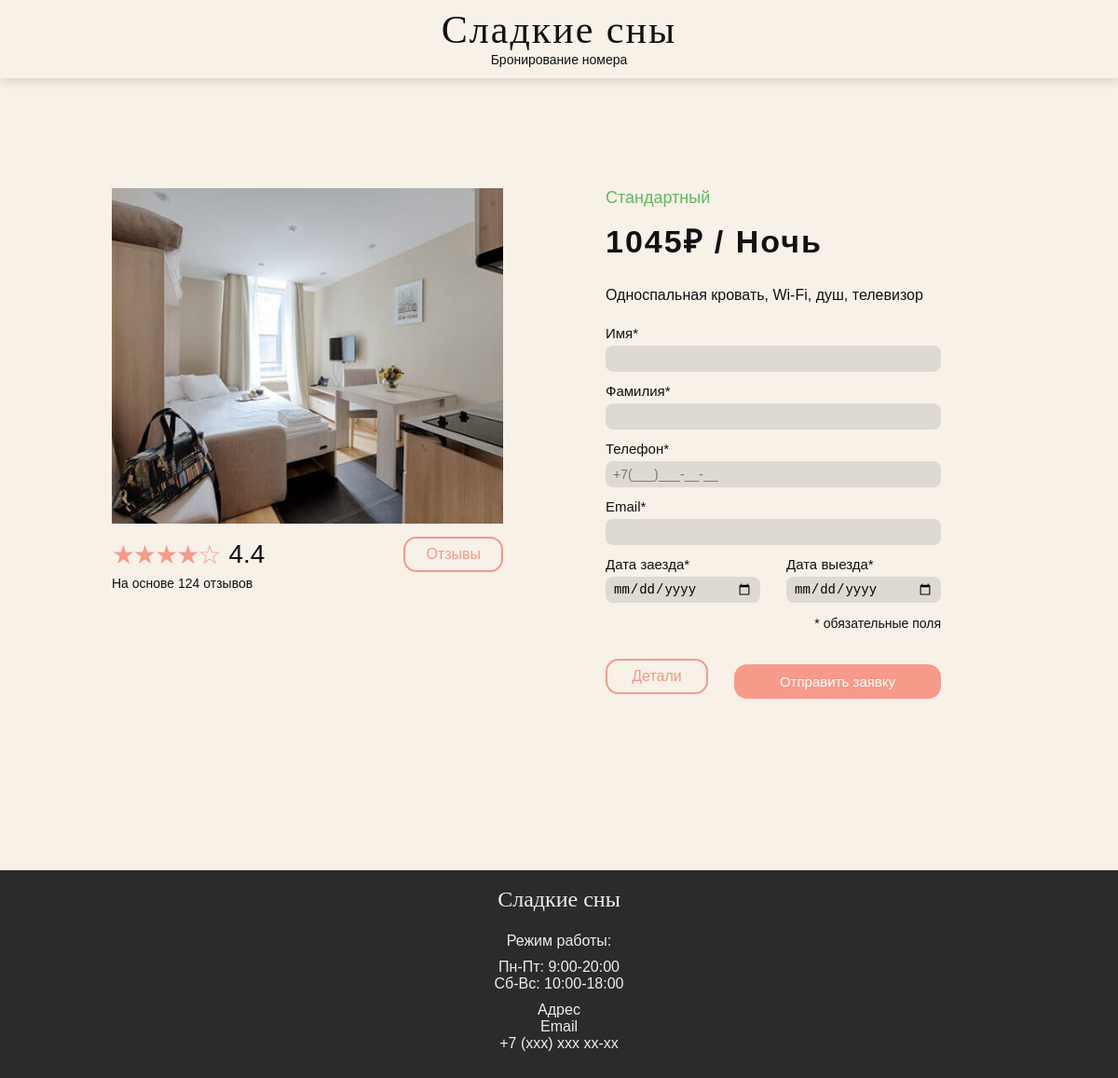
The app's page /booking.php?room_id=6 with its own data.
### tables this page shows
CREATE TABLE rooms (
    room_id INT AUTO_INCREMENT PRIMARY KEY,
    category_id INT NOT NULL,
    title VARCHAR(150) NOT NULL,
    price DECIMAL(10, 2) NOT NULL,
    image VARCHAR(255) NOT NULL,
    description TEXT NOT NULL,
    characteristics TEXT NOT NULL,

    FOREIGN KEY (category_id) REFERENCES categories(category_id)
        ON DELETE RESTRICT
        ON UPDATE CASCADE
);

CREATE TABLE categories (
    category_id INT AUTO_INCREMENT PRIMARY KEY,
    name VARCHAR(100) NOT NULL,
    color VARCHAR(30) NOT NULL
);

### booking.php (the view, shortened to what this page needs)
<?php
require_once 'config.php';
$roomId = $_GET['room_id'] ?? $_POST['room_id'] ?? null;
try {
    $stmt = $pdo->prepare("
        SELECT
            rooms.*,
            categories.name AS category_name,
            categories.color AS category_color
        FROM rooms
        INNER JOIN categories ON rooms.category_id = categories.category_id
        WHERE rooms.room_id = ?
    ");
    $stmt->execute([$roomId]);
    $room = $stmt->fetch(PDO::FETCH_ASSOC);
} catch (PDOException $e) {
    die('Ошибка получения номера: ' . $e->getMessage());
}
$name = '';
$surname = '';
$phone = '';
$email = '';
$checkIn = '';
$checkOut = '';
function getCategoryTextClass($color)
{
    switch ($color) {
        case 'green':
            return 'category-text-green';
    }
}
$categoryTextClass = getCategoryTextClass($room['category_color']);
?>
<!DOCTYPE html>
<html lang="ru">
<head>
    <link rel="stylesheet" href="css/style.css">
</head>
<body>
<header class="header">
    <h1>Сладкие сны</h1>
    <p>Бронирование номера</p>
</header>
<main class="main">
    <section class="booking-page">
        <div class="booking-left">
            <div class="booking-image">
                <img
                    src="images/<?= htmlspecialchars($room['image']) ?>"
                    alt="<?= htmlspecialchars($room['title']) ?>"
                >
            </div>
            <div class="rating-row">
                <div class="stars">★★★★☆</div>
                <div class="rating-value">4.4</div>
                <a href="#" class="btn btn-reviews">Отзывы</a>
            </div>
            <p class="reviews-count">На основе 124 отзывов</p>
        </div>
        <div class="booking-right">
            <p class="booking-category <?= htmlspecialchars($categoryTextClass) ?>">
                <?= htmlspecialchars($room['category_name']) ?>
            </p>
            <p class="booking-price">
                <?= number_format($room['price'], 0, '', '') ?>₽ / Ночь
            </p>
            <p class="booking-characteristics">
                <?= htmlspecialchars($room['characteristics']) ?>
            </p>
            <form method="POST" action="booking.php" class="booking-form">
                <label>
                    Имя*
                    <input
                        type="text"
                        name="guest_name"
                        value="<?= htmlspecialchars($name) ?>"
                    >
                </label>
                <label>
                    Фамилия*
                    <input
                        type="text"
                        name="guest_surname"
                        value="<?= htmlspecialchars($surname) ?>"
                    >
                </label>
                <label>
    Телефон*
    <input
        type="tel"
        name="phone"
        id="phoneInput"
        placeholder="+7(___)___-__-__"
        maxlength="16"
        value="<?= htmlspecialchars($phone) ?>"
    >
</label>
                <label>
                    Email*
                    <input
                        type="text"
                        name="email"
                        value="<?= htmlspecialchars($email) ?>"
                    >
                </label>
                <div class="date-row">
                    <label>
                        Дата заезда*
                        <input
                            type="date"
                            name="check_in"
                            value="<?= htmlspecialchars($checkIn) ?>"
                        >
                    </label>
                    <label>
                        Дата выезда*
                        <input
                            type="date"
                            name="check_out"
                            value="<?= htmlspecialchars($checkOut) ?>"
                        >
                    </label>
                </div>
                <p class="required-note">* обязательные поля</p>
                <div class="booking-actions">
                    <a href="index.php" class="btn btn-details">Детали</a>
                    <button type="submit" class="btn btn-booking-submit">
                        Отправить заявку
                    </button>
                </div>
            </form>
        </div>
    </section>
</main>
<footer class="footer">
    <h2>Сладкие сны</h2>
    <p>Режим работы:</p>
    <p>Пн-Пт: 9:00-20:00<br>Сб-Вс: 10:00-18:00</p>
    <p>Адрес<br>Email<br>+7 (xxx) xxx xx-xx</p>
</footer>
</body>
</html>

### css/style.css (style rules this page uses)
* { box-sizing: border-box; }
body { margin: 0; background: #f7f1e8; color: #111; font-family: Arial, sans-serif; }
.header { text-align: center; padding: 8px 0 12px; background: #f7f1e8; box-shadow: 0 4px 10px rgba(0, 0, 0, 0.12); }
.header h1 { margin: 0; font-family: Georgia, serif; font-size: 42px; font-weight: 400; letter-spacing: 2px; }
.header p { margin: 0; font-size: 14px; }
.main { min-height: 850px; padding: 28px 20px 70px; }
.btn { display: inline-block; text-decoration: none; border: none; cursor: pointer; font-family: inherit; }
.footer { min-height: 210px; padding: 18px 20px; background: #2b2b2b; color: #eee; text-align: center; }
.footer h2 { margin: 0 0 22px; font-family: Georgia, serif; font-weight: 400; }
.footer p { margin: 10px 0; font-size: 16px; }
.booking-page { max-width: 960px; margin: 60px auto 80px; display: grid; grid-template-columns: 1fr 1fr; gap: 70px; align-items: start; }
.booking-image { position: relative; width: 100%; height: 330px; overflow: hidden; }
.booking-image img { width: 100%; height: 100%; object-fit: cover; display: block; }
.booking-price { margin: 0 0 18px; font-size: 28px; font-weight: 700; letter-spacing: 1px; }
.booking-characteristics { margin: 0 0 22px; font-size: 16px; line-height: 1.4; }
.booking-form { display: flex; flex-direction: column; gap: 14px; }
.booking-form label { display: flex; flex-direction: column; gap: 6px; font-size: 15px; }
.booking-form input { width: 100%; padding: 12px 14px; border: 1px solid #d6cfc6; border-radius: 8px; background: #e1dcd5; font-size: 15px; outline: none; }
.required-note { margin: 4px 0 0; font-size: 14px; text-align: right; }
.btn-booking-submit { margin-top: 12px; width: 100%; padding: 14px 20px; background: #f79a8a; color: #fff; border-radius: 12px; font-size: 16px; }
.booking-page { max-width: 960px; margin: 90px auto 90px; display: grid; grid-template-columns: 420px 1fr; gap: 110px; align-items: start; }
.booking-left { width: 420px; }
.booking-image { width: 420px; height: 360px; overflow: hidden; }
.rating-row { display: flex; align-items: center; margin-top: 14px; gap: 10px; }
.stars { font-size: 28px; color: #f79a8a; letter-spacing: -2px; }
.rating-value { font-size: 28px; }
.btn-reviews { margin-left: auto; min-width: 105px; padding: 8px 22px; border: 2px solid #f29a8b; border-radius: 14px; color: #f29a8b; text-align: center; background: transparent; }
.reviews-count { margin: 4px 0 0; font-size: 14px; }
.booking-right { width: 360px; }
.booking-category { margin: 0 0 12px; font-size: 18px; }
.category-text-green { color: #61b85f; }
.booking-price { margin: 0 0 26px; font-size: 34px; font-weight: 700; letter-spacing: 2px; }
.booking-characteristics { margin: 0 0 22px; font-size: 16px; line-height: 1.25; }
.booking-form { width: 360px; display: flex; flex-direction: column; gap: 12px; }
.booking-form label { display: flex; flex-direction: column; gap: 5px; font-size: 15px; }
.booking-form input { width: 100%; height: 28px; padding: 4px 8px; border: none; background: #ded9d2; font-size: 14px; outline: none; }
.date-row { display: grid; grid-template-columns: 1fr 1fr; gap: 28px; }
.required-note { margin: 2px 0 12px; text-align: right; font-size: 14px; }
.booking-actions { display: flex; justify-content: space-between; align-items: center; gap: 28px; }
.btn-details { min-width: 110px; padding: 8px 24px; border: 2px solid #f29a8b; border-radius: 14px; color: #f29a8b; text-align: center; background: transparent; }
.btn-booking-submit { min-width: 190px; padding: 10px 24px; background: #f79a8a; color: #fff; border-radius: 14px; font-size: 15px; }

### records on screen
rooms: image (picture), category.name "Стандартный", price "1045", characteristics "Односпальная кровать, Wi-Fi, душ, телевизор"
